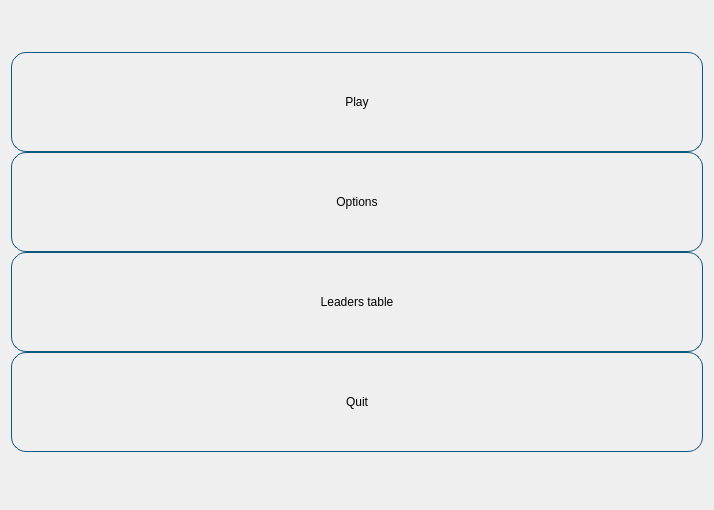
<?xml version="1.0" encoding="UTF-8"?>
<ui version="4.0">
 <class>MenuForm</class>
 <widget class="QWidget" name="MenuForm">
  <property name="geometry">
   <rect>
    <x>0</x>
    <y>0</y>
    <width>714</width>
    <height>510</height>
   </rect>
  </property>
  <property name="baseSize">
   <size>
    <width>1</width>
    <height>1</height>
   </size>
  </property>
  <property name="windowTitle">
   <string>Form</string>
  </property>
  <layout class="QGridLayout" name="gridLayout">
   <item row="0" column="0">
    <widget class="QStackedWidget" name="stackedWidget">
     <property name="currentIndex">
      <number>0</number>
     </property>
     <widget class="QWidget" name="page">
      <layout class="QGridLayout" name="gridLayout_2">
       <property name="leftMargin">
        <number>0</number>
       </property>
       <property name="topMargin">
        <number>0</number>
       </property>
       <property name="rightMargin">
        <number>0</number>
       </property>
       <property name="bottomMargin">
        <number>0</number>
       </property>
       <property name="spacing">
        <number>0</number>
       </property>
       <item row="0" column="0">
        <layout class="QVBoxLayout" name="verticalLayout">
         <property name="bottomMargin">
          <number>6</number>
         </property>
         <item>
          <widget class="QPushButton" name="playButton">
           <property name="minimumSize">
            <size>
             <width>0</width>
             <height>100</height>
            </size>
           </property>
           <property name="styleSheet">
            <string notr="true">.QPushButton {
	border-style:none;
	border:1px solid #0d567d;
	border-radius:15px;
}</string>
           </property>
           <property name="text">
            <string>Play</string>
           </property>
          </widget>
         </item>
         <item>
          <widget class="QPushButton" name="optionsButton">
           <property name="minimumSize">
            <size>
             <width>0</width>
             <height>100</height>
            </size>
           </property>
           <property name="styleSheet">
            <string notr="true">.QPushButton {
	border-style:none;
	border:1px solid #0d567d;
	border-radius:15px;
}</string>
           </property>
           <property name="text">
            <string>Options</string>
           </property>
          </widget>
         </item>
         <item>
          <widget class="QPushButton" name="leadersButton">
           <property name="minimumSize">
            <size>
             <width>0</width>
             <height>100</height>
            </size>
           </property>
           <property name="styleSheet">
            <string notr="true">.QPushButton {
	border-style:none;
	border:1px solid #0d567d;
	border-radius:15px;
}</string>
           </property>
           <property name="text">
            <string>Leaders table</string>
           </property>
          </widget>
         </item>
         <item>
          <widget class="QPushButton" name="quitButton">
           <property name="minimumSize">
            <size>
             <width>0</width>
             <height>100</height>
            </size>
           </property>
           <property name="styleSheet">
            <string notr="true">.QPushButton {
	border-style:none;
	border:1px solid #0d567d;
	border-radius:15px;
}</string>
           </property>
           <property name="text">
            <string>Quit</string>
           </property>
          </widget>
         </item>
        </layout>
       </item>
      </layout>
     </widget>
     <widget class="QWidget" name="gameWidget">
      <layout class="QGridLayout" name="gridLayout_6">
       <item row="0" column="0">
        <layout class="QHBoxLayout" name="horizontalLayout">
         <item>
          <layout class="QGridLayout" name="gameGrid"/>
         </item>
         <item>
          <layout class="QVBoxLayout" name="verticalLayout_2">
           <item>
            <widget class="QLabel" name="label_6">
             <property name="font">
              <font>
               <pointsize>15</pointsize>
              </font>
             </property>
             <property name="text">
              <string>Next piece</string>
             </property>
             <property name="alignment">
              <set>Qt::AlignCenter</set>
             </property>
            </widget>
           </item>
           <item>
            <widget class="QLabel" name="nextPiece">
             <property name="styleSheet">
              <string notr="true">border-color: rgba(170, 170, 0, 100);</string>
             </property>
             <property name="text">
              <string/>
             </property>
             <property name="alignment">
              <set>Qt::AlignCenter</set>
             </property>
            </widget>
           </item>
           <item>
            <widget class="QLabel" name="label_5">
             <property name="font">
              <font>
               <pointsize>15</pointsize>
              </font>
             </property>
             <property name="text">
              <string>SCORE</string>
             </property>
             <property name="alignment">
              <set>Qt::AlignCenter</set>
             </property>
            </widget>
           </item>
           <item>
            <widget class="QLCDNumber" name="lcdScore"/>
           </item>
           <item>
            <widget class="QLabel" name="label_4">
             <property name="font">
              <font>
               <pointsize>15</pointsize>
              </font>
             </property>
             <property name="text">
              <string>Lines removed</string>
             </property>
             <property name="alignment">
              <set>Qt::AlignCenter</set>
             </property>
            </widget>
           </item>
           <item>
            <widget class="QLCDNumber" name="lcdLines"/>
           </item>
           <item>
            <widget class="QPushButton" name="endGameButton">
             <property name="font">
              <font>
               <pointsize>15</pointsize>
              </font>
             </property>
             <property name="styleSheet">
              <string notr="true">.QPushButton {
	border-style:none;
	border:1px solid #0d567d;
	border-radius:15px;
}</string>
             </property>
             <property name="text">
              <string>Quit</string>
             </property>
            </widget>
           </item>
           <item>
            <widget class="QPushButton" name="playPauseButton">
             <property name="font">
              <font>
               <pointsize>15</pointsize>
              </font>
             </property>
             <property name="styleSheet">
              <string notr="true">.QPushButton {
	border-style:none;
	border:1px solid #0d567d;
	border-radius:15px;
}</string>
             </property>
             <property name="text">
              <string>Play/Pause</string>
             </property>
            </widget>
           </item>
          </layout>
         </item>
        </layout>
       </item>
      </layout>
     </widget>
     <widget class="QWidget" name="settingsMenu">
      <layout class="QGridLayout" name="gridLayout_4">
       <item row="1" column="1">
        <widget class="QPushButton" name="endSettingsButton">
         <property name="font">
          <font>
           <pointsize>15</pointsize>
          </font>
         </property>
         <property name="styleSheet">
          <string notr="true">.QPushButton {
	border-style:none;
	border:1px solid #0d567d;
	border-radius:15px;
}</string>
         </property>
         <property name="text">
          <string>OK</string>
         </property>
        </widget>
       </item>
       <item row="1" column="0">
        <spacer name="horizontalSpacer">
         <property name="orientation">
          <enum>Qt::Horizontal</enum>
         </property>
         <property name="sizeHint" stdset="0">
          <size>
           <width>40</width>
           <height>20</height>
          </size>
         </property>
        </spacer>
       </item>
       <item row="0" column="0" colspan="2">
        <layout class="QGridLayout" name="gridLayout_3">
         <item row="0" column="0">
          <widget class="QLabel" name="label">
           <property name="font">
            <font>
             <pointsize>15</pointsize>
            </font>
           </property>
           <property name="text">
            <string>Game sound</string>
           </property>
          </widget>
         </item>
         <item row="1" column="0">
          <widget class="QLabel" name="label_2">
           <property name="font">
            <font>
             <pointsize>15</pointsize>
            </font>
           </property>
           <property name="text">
            <string>Move sound</string>
           </property>
          </widget>
         </item>
         <item row="1" column="1">
          <widget class="QSlider" name="moveSoundSlider">
           <property name="minimumSize">
            <size>
             <width>0</width>
             <height>30</height>
            </size>
           </property>
           <property name="maximum">
            <number>100</number>
           </property>
           <property name="orientation">
            <enum>Qt::Horizontal</enum>
           </property>
          </widget>
         </item>
         <item row="0" column="1">
          <widget class="QSlider" name="gameSoundSlider">
           <property name="minimumSize">
            <size>
             <width>0</width>
             <height>30</height>
            </size>
           </property>
           <property name="font">
            <font>
             <pointsize>11</pointsize>
            </font>
           </property>
           <property name="maximum">
            <number>100</number>
           </property>
           <property name="orientation">
            <enum>Qt::Horizontal</enum>
           </property>
          </widget>
         </item>
         <item row="2" column="0">
          <widget class="QLabel" name="label_3">
           <property name="font">
            <font>
             <pointsize>15</pointsize>
            </font>
           </property>
           <property name="text">
            <string>ViewType</string>
           </property>
          </widget>
         </item>
         <item row="2" column="1">
          <widget class="QComboBox" name="comboBox">
           <property name="font">
            <font>
             <pointsize>15</pointsize>
            </font>
           </property>
           <item>
            <property name="text">
             <string>OLD</string>
            </property>
           </item>
           <item>
            <property name="text">
             <string>NEW</string>
            </property>
           </item>
           <item>
            <property name="text">
             <string>NATIVE</string>
            </property>
           </item>
          </widget>
         </item>
        </layout>
       </item>
      </layout>
     </widget>
     <widget class="QWidget" name="leaderTable">
      <layout class="QGridLayout" name="gridLayout_5">
       <property name="leftMargin">
        <number>0</number>
       </property>
       <property name="topMargin">
        <number>0</number>
       </property>
       <property name="rightMargin">
        <number>0</number>
       </property>
       <property name="bottomMargin">
        <number>0</number>
       </property>
       <property name="spacing">
        <number>0</number>
       </property>
       <item row="1" column="1">
        <widget class="QPushButton" name="endLeaderButton">
         <property name="font">
          <font>
           <pointsize>15</pointsize>
          </font>
         </property>
         <property name="styleSheet">
          <string notr="true">.QPushButton {
	border-style:none;
	border:1px solid #0d567d;
	border-radius:15px;
}</string>
         </property>
         <property name="text">
          <string>OK</string>
         </property>
        </widget>
       </item>
       <item row="1" column="0">
        <spacer name="horizontalSpacer_2">
         <property name="orientation">
          <enum>Qt::Horizontal</enum>
         </property>
         <property name="sizeHint" stdset="0">
          <size>
           <width>40</width>
           <height>20</height>
          </size>
         </property>
        </spacer>
       </item>
       <item row="0" column="0" colspan="2">
        <widget class="QListWidget" name="listWidget">
         <property name="font">
          <font>
           <pointsize>15</pointsize>
          </font>
         </property>
        </widget>
       </item>
      </layout>
     </widget>
    </widget>
   </item>
  </layout>
 </widget>
 <resources/>
 <connections/>
</ui>
